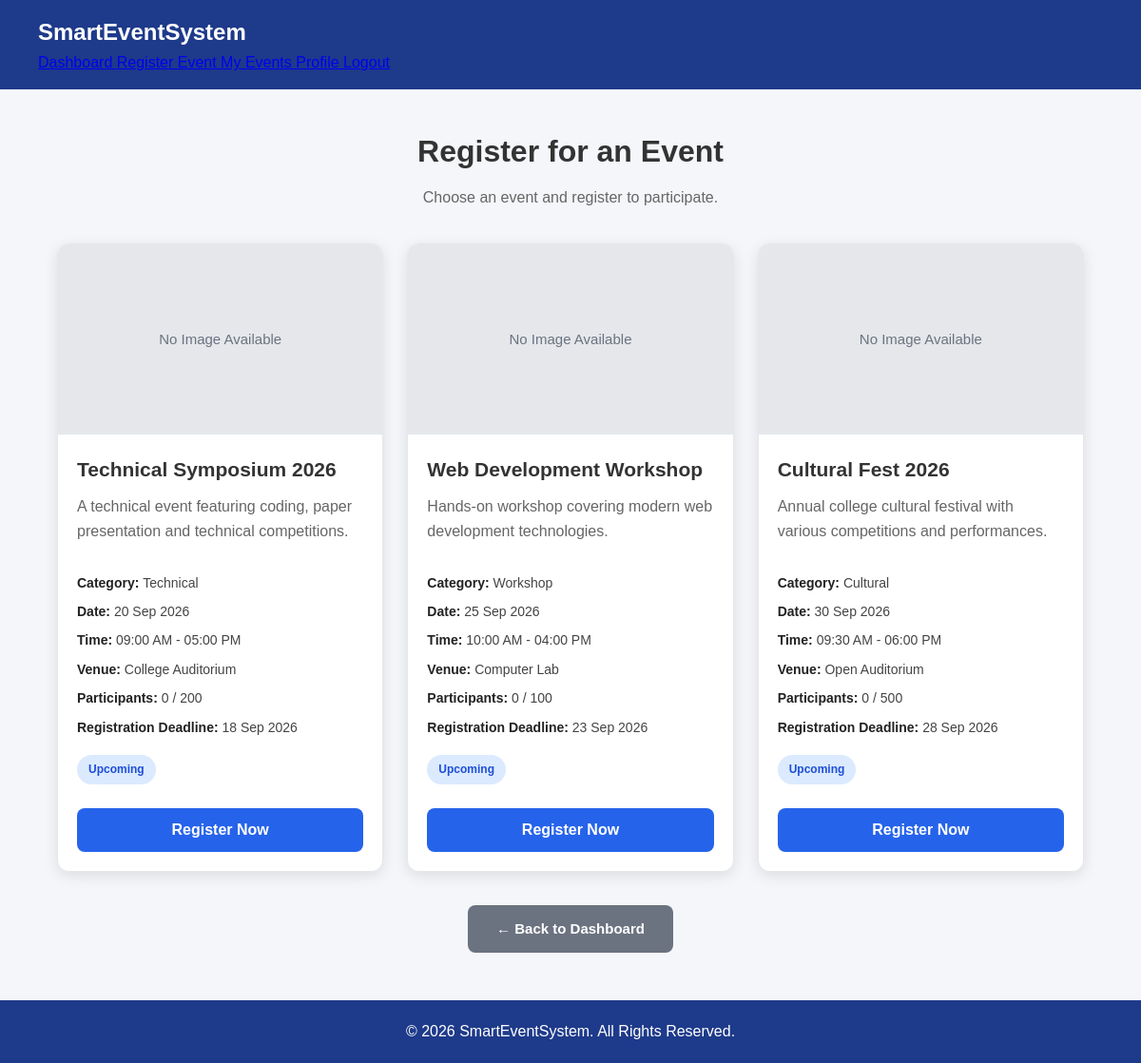
Page /user/register.php (signed in) on the committed database.
### tables this page shows
CREATE TABLE events (
    id INT AUTO_INCREMENT PRIMARY KEY,
    event_name VARCHAR(150) NOT NULL,
    description TEXT,
    category VARCHAR(100),
    event_date DATE NOT NULL,
    start_time TIME NOT NULL,
    end_time TIME,
    venue VARCHAR(200) NOT NULL,
    max_participants INT DEFAULT 100,
    registration_deadline DATE,
    image VARCHAR(255),
    status ENUM('upcoming', 'ongoing', 'completed', 'cancelled')
           DEFAULT 'upcoming',
    created_at TIMESTAMP DEFAULT CURRENT_TIMESTAMP
);

### user/register.php (the view, shortened to what this page needs)
<?php
require_once "../config/db.php";
$events = [];
$stmt = $conn->prepare(
    "SELECT
        e.id,
        e.event_name,
        e.description,
        e.category,
        e.event_date,
        e.start_time,
        e.end_time,
        e.venue,
        e.max_participants,
        e.registration_deadline,
        e.image,
        e.status,
        (
            SELECT COUNT(*)
            FROM registrations r
            WHERE r.event_id = e.id
        ) AS total_registered
     FROM events e
     WHERE e.status IN ('upcoming', 'ongoing')
     ORDER BY e.event_date ASC, e.start_time ASC"
);
$stmt->execute();
$result = $stmt->get_result();
while ($row = $result->fetch_assoc()) {
    $events[] = $row;
}
?>
<!DOCTYPE html>
<html lang="en">
<head>
    <link
        rel="stylesheet"
        href="../css/style.css"
    >
</head>
<body>
<nav class="navbar">
    <div class="nav-container">
        <a
            href="../dashboard.php"
            class="logo"
        >
            SmartEventSystem
        </a>
        <div class="navigation">
            <a href="../dashboard.php">
                Dashboard
            </a>
            <a href="register.php">
                Register Event
            </a>
            <a href="myevents.php">
                My Events
            </a>
            <a href="profile.php">
                Profile
            </a>
            <a href="../logout.php">
                Logout
            </a>
        </div>
    </div>
</nav>
<main class="register-container">
    <div class="register-header">
        <h1>
            Register for an Event
        </h1>
        <p>
            Choose an event and register to participate.
        </p>
    </div>
    <div class="register-grid">
        <?php if (count($events) > 0): ?>
            <?php foreach ($events as $event): ?>
                <div class="event-card">
                    <?php if (!empty($event["image"])): ?>
                        <img
                            src="../uploads/events/<?php echo htmlspecialchars($event["image"]); ?>"
                            alt="<?php echo htmlspecialchars($event["event_name"]); ?>"
                            class="event-image"
                        >
                    <?php else: ?>
                        <div class="no-image">
                            No Image Available
                        </div>
                    <?php endif; ?>
                    <div class="event-content">
                        <h2>
                            <?php
                            echo htmlspecialchars(
                                $event["event_name"]
                            );
                            ?>
                        </h2>
                        <?php if (!empty($event["description"])): ?>
                            <p class="event-description">
                                <?php
                                echo htmlspecialchars(
                                    $event["description"]
                                );
                                ?>
                            </p>
                        <?php endif; ?>
                        <div class="event-details">
                            <div class="event-detail">
                                <strong>
                                    Category:
                                </strong>
                                <?php
                                echo htmlspecialchars(
                                    $event["category"] ?? "General"
                                );
                                ?>
                            </div>
                            <div class="event-detail">
                                <strong>
                                    Date:
                                </strong>
                                <?php
                                echo date(
                                    "d M Y",
                                    strtotime($event["event_date"])
                                );
                                ?>
                            </div>
                            <div class="event-detail">
                                <strong>
                                    Time:
                                </strong>
                                <?php
                                echo date(
                                    "h:i A",
                                    strtotime($event["start_time"])
                                );
                                if (!empty($event["end_time"])) {
                                    echo " - ";
                                    echo date(
                                        "h:i A",
                                        strtotime($event["end_time"])
                                    );
                                }
                                ?>
                            </div>
                            <div class="event-detail">
                                <strong>
                                    Venue:
                                </strong>
                                <?php
                                echo htmlspecialchars(
                                    $event["venue"]
                                );
                                ?>
                            </div>
                            <div class="event-detail">
                                <strong>
                                    Participants:
                                </strong>
                                <?php
                                echo intval(
                                    $event["total_registered"]
                                );
                                echo " / ";
                                echo intval(
                                    $event["max_participants"]
                                );
                                ?>
                            </div>
                            <?php if (!empty($event["registration_deadline"])): ?>
                                <div class="event-detail">
                                    <strong>
                                        Registration Deadline:
                                    </strong>
                                    <?php
                                    echo date(
                                        "d M Y",
                                        strtotime(
                                            $event["registration_deadline"]
                                        )
                                    );
                                    ?>
                                </div>
                            <?php endif; ?>
                        </div>
                        <span
                            class="event-status <?php echo htmlspecialchars($event["status"]); ?>"
                        >
                            <?php
                            echo htmlspecialchars(
                                $event["status"]
                            );
                            ?>
                        </span>
                        <form
                            method="POST"
                            action="register.php"
                            class="register-form"
                        >
                            <button
                                type="submit"
                                class="register-now-button"
                            >
                                Register Now
                            </button>
                        </form>
                    </div>
                </div>
            <?php endforeach; ?>
        <?php endif; ?>
    </div>
    <div class="dashboard-button-container">
        <a
            href="../dashboard.php"
            class="dashboard-button"
        >
            ← Back to Dashboard
        </a>
    </div>
</main>
<footer class="footer">
    <p>
        &copy;
        <?php echo date("Y"); ?>
        SmartEventSystem.
        All Rights Reserved.
    </p>
</footer>
</body>
</html>

### css/style.css (style rules this page uses)
* { margin: 0; padding: 0; box-sizing: border-box; }
body { font-family: Arial, Helvetica, sans-serif; background-color: #f4f6f9; color: #333; line-height: 1.6; }
.navbar { background-color: #1e3a8a; color: white; padding: 15px 40px; display: flex; justify-content: space-between; align-items: center; }
.logo { color: white; font-size: 22px; font-weight: bold; white-space: nowrap; }
.navbar .logo { font-size: 24px; font-weight: bold; }
.footer { margin-top: 50px; padding: 20px; background-color: #1e3a8a; color: white; text-align: center; }

### user/register.php (style rules this page uses)
.logo { text-decoration: none !important; }
.register-container { width: 90%; max-width: 1200px; margin: 40px auto; }
.register-header { text-align: center; margin-bottom: 35px; }
.register-header h1 { font-size: 32px; margin-bottom: 10px; }
.register-header p { color: #666; font-size: 16px; }
.register-grid { display: grid; grid-template-columns: repeat(3, 1fr); gap: 25px; }
.event-card { background-color: #ffffff; border-radius: 12px; overflow: hidden; border: 1px solid #e5e7eb; box-shadow: 0 4px 15px rgba(0, 0, 0, 0.10); transition: 0.3s; display: flex; flex-direction: column; }
.no-image { width: 100%; height: 200px; background-color: #e5e7eb; display: flex; align-items: center; justify-content: center; color: #6b7280; font-size: 15px; }
.event-content { padding: 20px; display: flex; flex-direction: column; flex: 1; }
.event-content h2 { font-size: 21px; margin-bottom: 10px; }
.event-description { color: #666; line-height: 1.6; margin-bottom: 15px; }
.event-details { margin-top: 15px; }
.event-detail { margin-bottom: 8px; font-size: 14px; color: #444; }
.event-detail strong { color: #222; }
.event-status { display: inline-block; width: fit-content; padding: 6px 12px; border-radius: 20px; font-size: 12px; font-weight: 600; text-transform: capitalize; margin-top: 10px; }
.event-status.upcoming { background-color: #dbeafe; color: #1d4ed8; }
.register-form { margin-top: auto; padding-top: 25px; }
.register-now-button { width: 100%; padding: 14px 20px; background-color: #2563eb; color: #ffffff; border: none; border-radius: 8px; font-size: 16px; font-weight: 600; cursor: pointer; transition: 0.3s; }
.dashboard-button-container { display: flex; justify-content: center; margin-top: 35px; margin-bottom: 20px; }
.dashboard-button { display: inline-block; padding: 13px 30px; background-color: #6b7280; color: #ffffff; border-radius: 8px; text-decoration: none; font-size: 15px; font-weight: 600; transition: 0.3s; }

### rows in the picture
events: shows "No Image Available", event_name "Technical Symposium 2026", description "A technical event featuring coding, paper presentation and technical competitions.", category "Technical", event_date "20 Sep 2026", start_time "09:00 AM", end_time "05:00 PM", venue "College Auditorium", total_registered "0", max_participants "200", registration_deadline "18 Sep 2026", status "Upcoming"
events: shows "No Image Available", event_name "Web Development Workshop", description "Hands-on workshop covering modern web development technologies.", category "Workshop", event_date "25 Sep 2026", start_time "10:00 AM", end_time "04:00 PM", venue "Computer Lab", total_registered "0", max_participants "100", registration_deadline "23 Sep 2026", status "Upcoming"
events: shows "No Image Available", event_name "Cultural Fest 2026", description "Annual college cultural festival with various competitions and performances.", category "Cultural", event_date "30 Sep 2026", start_time "09:30 AM", end_time "06:00 PM", venue "Open Auditorium", total_registered "0", max_participants "500", registration_deadline "28 Sep 2026", status "Upcoming"
